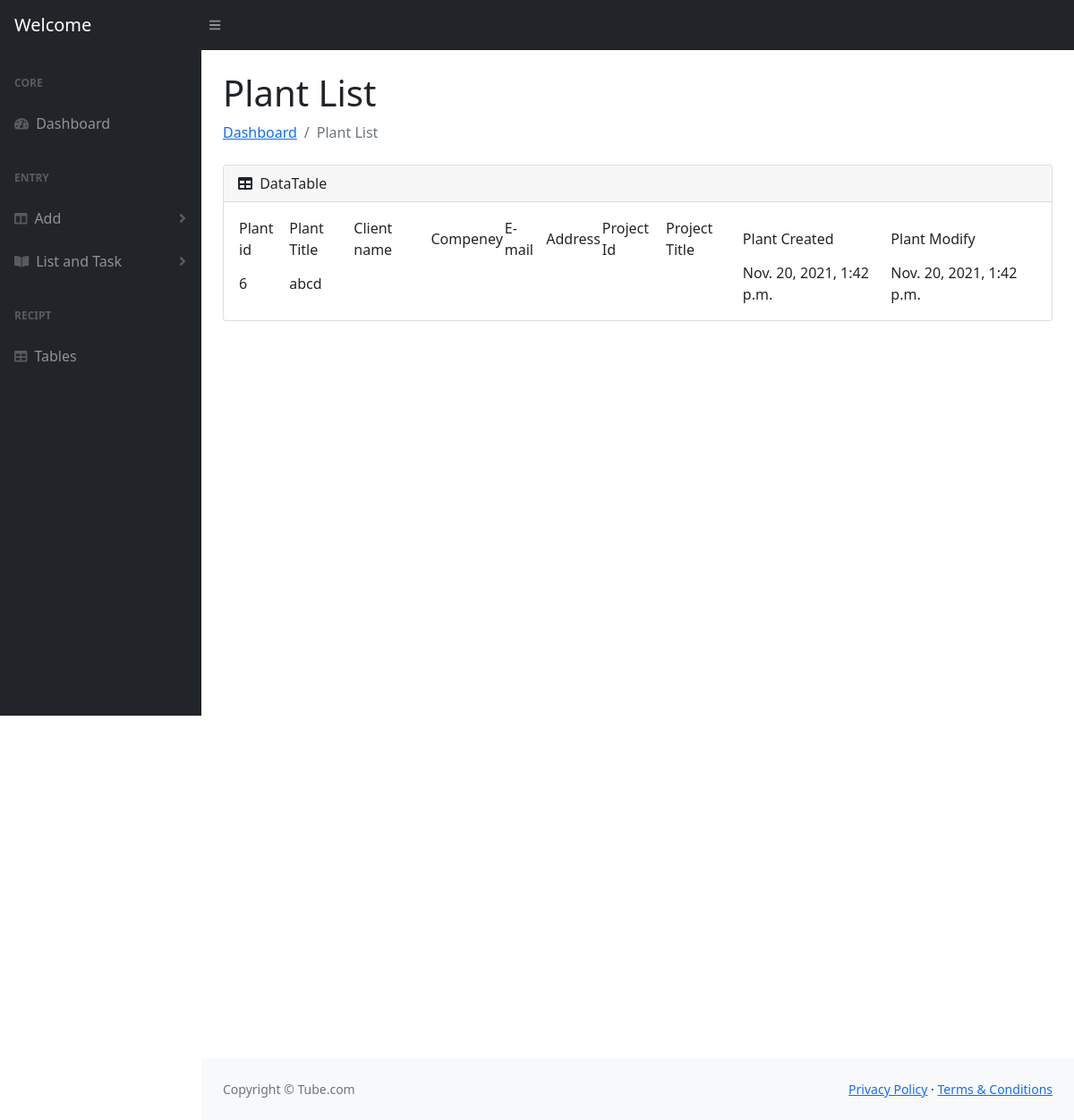
/vplant, run on an earlier commit of the app's database.
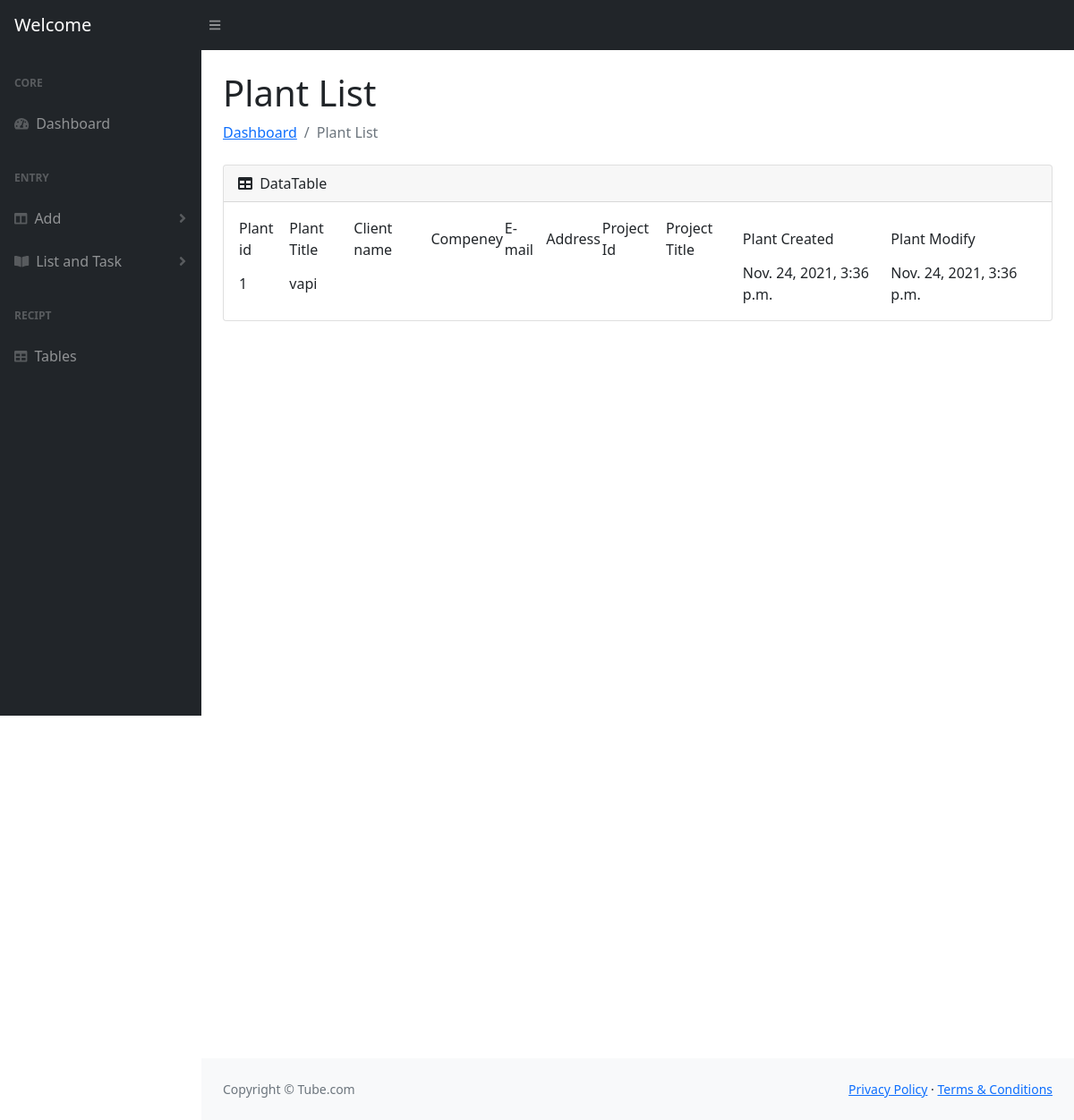
And on a later commit of the database.
### moduls/models.py (models this page shows)
class Plant(models.Model):
    plantid = models.AutoField(primary_key=True)
    title = models.CharField(max_length=100)
    city = models.CharField(max_length=50,null=True)
    siteid = models.ForeignKey(Site, on_delete=models.CASCADE)
    created = models.DateTimeField(auto_now_add=True)
    modify = models.DateTimeField(auto_now=True)

### moduls/views.py (the view)
# urls.py: path('vplant',views.vplant,name = "vplant"),
def vplant(request):
    if request.method == 'POST':
        return render(request,'vplant.html')
    else:
        plantdata = Plant.objects.all()
        return render(request, 'vplant.html',{'pd':plantdata})

### moduls/templates/vplant.html (shortened to what the changed rows need)
<!DOCTYPE html>
<html lang="en">
{% load static %}
    <head>
        <link href="https://cdn.jsdelivr.net/npm/simple-datatables@latest/dist/style.css" rel="stylesheet" />
        <link href="{% static 'css/styles.css' %}" rel="stylesheet" />
    </head>
    <body class="sb-nav-fixed">
        <div id="layoutSidenav">
            <div id="layoutSidenav_content">
                <main>
                    <div class="container-fluid px-4">
 <h1 class="mt-4">Plant List</h1>
                        <div class="card mb-4">
                            <div class="card-body">
                               <table id="datatablesSimple">
                                      <tr>
                                            {% for i in pd %}
                                             <td>{{i.plantid}}</td>
                                            <td>{{i.title}}</td>
                                            <td>
                                            </td>
                                            <td>{{i.projectid.clientid.compenyname}}</td>
                                            <td>{{i.projectid.clientid.email}}</td>
                                            <td>{{i.projectid.clientid.address}}</td>
                                            <td>{{i.projectid.projectid}}</td>
                                            <td>{{i.projectid.projecttitle}}</td>
                                            <td>{{i.created}}</td>
                                            <td>{{i.modify}}</td>
                                      </tr>
                                        {% endfor %}
                               </table>
                            </div>
                        </div>
                    </div>
                </main>
            </div>
        </div>
    </body>
</html>

What changed in the data, as far as the page shows it:
removed Plant: plantid "6", title "abcd", created "Nov. 20, 2021, 1:42 p.m.", modify "Nov. 20, 2021, 1:42 p.m."
added Plant: plantid "1", title "vapi", created "Nov. 24, 2021, 3:36 p.m.", modify "Nov. 24, 2021, 3:36 p.m."
